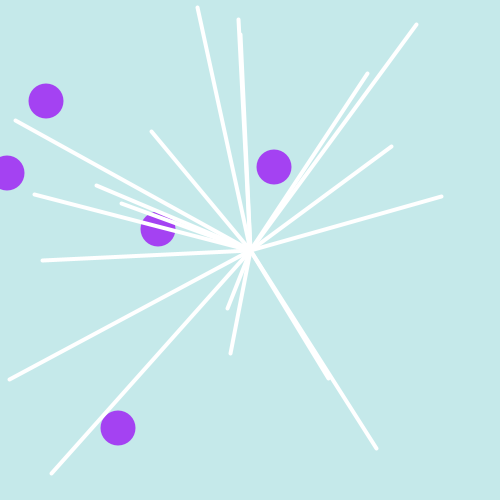
Frame 1 (no input)
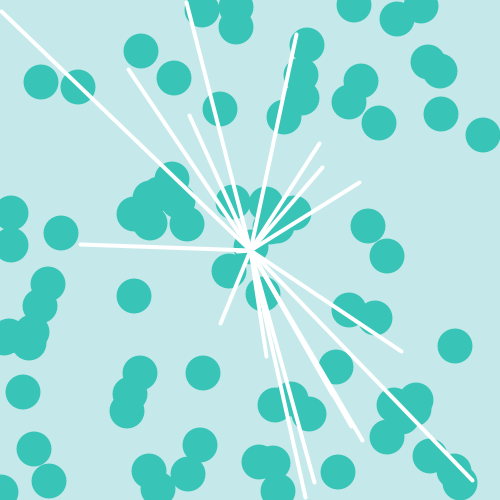
Frame 60 (the mouse pressed at the canvas centre just before this capture)
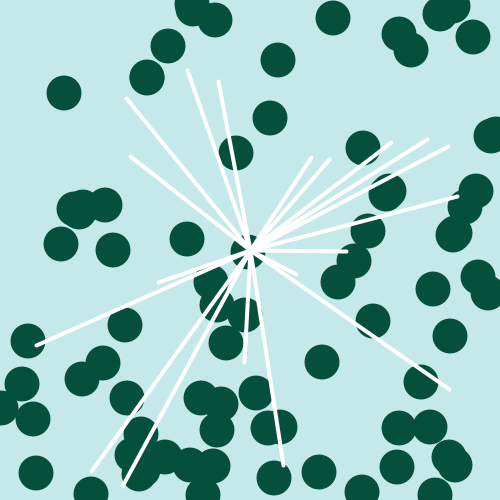
Frame 120 (the mouse held since frame 60 and released just before this capture)

The Processing sketch that drew these frames (run headless with seeded random() and noise(); from frame 60 on, the mouse is pressed at the canvas centre):

// Processing sketch: processing_76002
// ── processing_76002.pde

//Kitty Kwan, mods 4/5, Doubling Shapes

int y=5;
void setup ()
{
  size (500, 500);
  frameRate (12);
}

void draw ()
{
  background (197,233,234);
  noStroke ();
  fill (int(random(255)), int(random(255)), int(random(255)));
  int x=1;
 
  while (x<=y)
  {
    ellipse (int(random(0, 500)), int(random(0, 500)), 35, 35);
  
    x++;
  }
   y=y*2;
   if (y>80)
   {
     y=5;
   }
  stroke(255,255,255);
  strokeWeight (4);
  int line=1;
  while (line<20)
  {
    line (250, 250, int(random(500)), int(random(500)));
    line++;
  }
}
